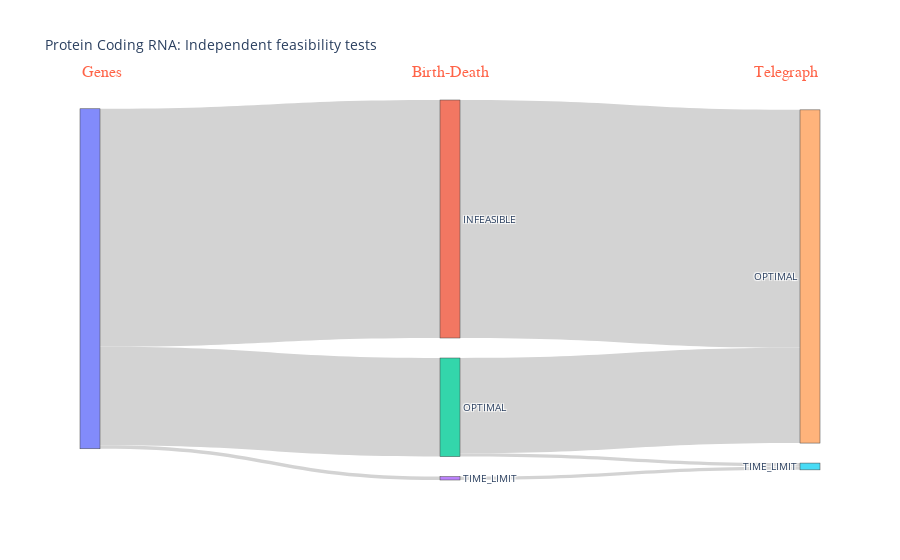

Write notebook code for a chart like this one.
### Code cell
sankey_from_df(result_df(optimization_pcRNA_BD, optimization_pcRNA_TE), "Protein Coding RNA: Independent feasibility tests")

### Figure 1 — Plotly figure (JSON) as saved in the notebook; plotly's stock layout.template omitted (floating-point values rounded to 4 significant figures)
{"data": [{"link": {"color": "lightgrey", "source": [0, 0, 0, 1, 1, 2, 2, 3, 3], "target": [1, 2, 3, 4, 5, 4, 5, 4, 5], "value": [70, 29, 1, 70, 0, 28, 1, 0, 1]}, "node": {"label": ["", "INFEASIBLE", "OPTIMAL", "TIME_LIMIT", "OPTIMAL", "TIME_LIMIT"]}, "type": "sankey"}], "layout": {"annotations": [{"align": "center", "font": {"color": "tomato", "family": "Courier New, monospace", "size": 16}, "showarrow": false, "text": "Genes", "x": 0, "xref": "paper", "y": 1.1, "yref": "paper"}, {"align": "center", "font": {"color": "tomato", "family": "Courier New, monospace", "size": 16}, "showarrow": false, "text": "Birth-Death", "x": 0.5, "xref": "paper", "y": 1.1, "yref": "paper"}, {"align": "center", "font": {"color": "tomato", "family": "Courier New, monospace", "size": 16}, "showarrow": false, "text": "Telegraph", "x": 1, "xref": "paper", "y": 1.1, "yref": "paper"}], "font": {"size": 10}, "plot_bgcolor": "rgba(0,0,0,0)", "title": {"text": "Protein Coding RNA: Independent feasibility tests"}, "xaxis": {"showgrid": false, "visible": false, "zeroline": false}, "yaxis": {"showgrid": false, "visible": false, "zeroline": false}}}
